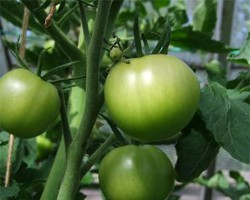
#> input picture data/test/riped/riped_tomato_10.jpeg, 250 x 200 px; its folder holds only this picture in this run
$ jupyter execute data_prep.ipynb
#> lines starting #> are read from the running program, lines starting #| are printed output that depends on the picture
# preprocessing tomato images(ripe / unripe)

Thực hiện tiền xử lý ảnh

Cấu trúc:
- Cấu hình đường dẫn
- Kiểm tra số lượng ảnh ban đầu
- Hiện thị mẫu ảnh
- Hàm xử lý (resize, normalize, validate)
- Xử lý toàn bộ dataset
- Tạo báo cáo

[cell 1]
import sys
print(sys.executable)

[cell 2]
# Imports và Config
import os
from pathlib import Path
import cv2
import numpy as np
import matplotlib.pyplot as plt
from tqdm import tqdm
import json
import pandas as pd

# === CONFIGURE THESE PATHS ===
BASE_DIR = Path(__file__).resolve().parent if "__file__" in locals() else Path.cwd().parent #Lấy đường dẫn Gốc

# Định nghĩa các thư mục chính
DATA_DIR = BASE_DIR / "data"
PROCESSED_DIR = BASE_DIR / "processed_data"
SAVE_PROCESSED = True
IMAGE_SIZE = (224, 224) # quy dinh kich thuc cho anh

# Kiểm tra xác thực
DATA_DIR = Path(DATA_DIR)
PROCESSED_DIR = Path(PROCESSED_DIR)
assert DATA_DIR.exists(), f"DATA_DIR does not exist: {DATA_DIR}"

# Tạo thư mục đã xử lý nếu chưa có
if SAVE_PROCESSED:
    PROCESSED_DIR.mkdir(parents=True, exist_ok=True)

print('DATA_DIR =', DATA_DIR)
print('PROCESSED_DIR =', PROCESSED_DIR)
print('IMAGE_SIZE =', IMAGE_SIZE)
print('SAVE_PROCESSED =', SAVE_PROCESSED)

[cell 3]
# Danh sách các nhóm và số lượng trong train/val/test
splits = ['train', 'val', 'test']
classes = set()
counts = []
for s in splits:
    p = DATA_DIR / s
    # print(p)
    row = {'split': s}
    if not p.exists():
        print('Warning: missing', p)
        continue
    for cls in sorted([d.name for d in p.iterdir() if d.is_dir()]):
        classes.add(cls)
        c = sum(1 for _ in (p/cls).glob('*') if (_).is_file())
        row[cls] = int(c)
    counts.append(row)
# Hiển thị bảng
df_counts = pd.DataFrame(counts).fillna(0)
numeric_cols = [c for c in df_counts.columns if c != 'split']
print('Classes detected:', sorted(list(classes)))
df_counts

[cell 4]
# Hiển Thị ảnh mẫu
import random

def show_samples(data_dir, split, classes, n_per_classes=2):
#> called with split = 'train', n_per_classes = 2
    fig_rows = len(classes)
    fig_cols = n_per_classes
    plt.figure(figsize=(4*fig_cols, 3*fig_rows))
    i = 1
    for cls in classes:
        folder = Path(data_dir)/split/cls
        imgs = [p for p in folder.glob('*') if p.is_file()]
        if len(imgs) == 0:
            continue
        sample = random.sample(imgs, min(n_per_classes, len(imgs)))
        for s in sample:
            img = cv2.imread(str(s))
#> img is the input picture: shape (200, 250, 3); mean B, G, R 55.8, 98.3, 74
            if img is None:
                continue
            img = cv2.cvtColor(img, cv2.COLOR_BGR2RGB)
            plt.subplot(fig_rows, fig_cols, i)
            plt.imshow(img)
            plt.axis('off')
            plt.title(f"{split}/{cls}/{s.name}")
            i += 1
    plt.show()
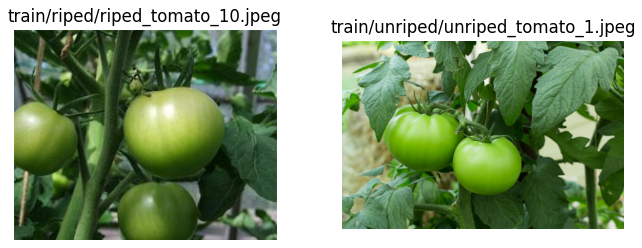
#> figure drawn by matplotlib, 2 panels

classes_sorted = sorted(list(classes))
for sp in splits:
    print('---', sp, '---')
    show_samples(DATA_DIR, sp, classes_sorted, n_per_classes=2)

[cell 5]
# Preprocessing utilities: open, validate, resize, normalize, save
from PIL import Image
import traceback

def read_image(path):
    path = str(path)
    img = cv2.imread(path, cv2.IMREAD_UNCHANGED)

    if img is None:
        try:
            pil = Image.open(path).convert('RGB')
            return np.array(pil)
        except Exception as e:
            print(f"Cannot read (PIL) {path}: {e}")
            return None

    # If cv2 loads a grayscale image (1 channel) -> convert to 3-channel RGB
    if len(img.shape) == 2:  # grayscale
        img = cv2.cvtColor(img, cv2.COLOR_GRAY2RGB)
        return img

    # If image has 4 channels (e.g., PNG with alpha)
    if img.shape[2] == 4:
        try:
            img = cv2.cvtColor(img, cv2.COLOR_BGRA2RGB)
            return img
        except Exception:
            # fallback: drop alpha
            img = img[:, :, :3]
            img = cv2.cvtColor(img, cv2.COLOR_BGR2RGB)
            return img

    # Normal 3-channel BGR -> convert to RGB
    if img.shape[2] == 3:
        img = cv2.cvtColor(img, cv2.COLOR_BGR2RGB)
        return img

    # Unexpected channel count
    print(f"Unsupported channel count ({img.shape}) for {path}")
    return None

def is_too_small(img, min_pixels=32*32):
    h, w = img.shape[:2]
    return (h*w) <min_pixels

def preprocess(img, size = IMAGE_SIZE, normalize=True):
    # img: RGB numpy array
    h, w = img.shape[:2]
    #resize
    img_resized = cv2.resize(img, size, interpolation=cv2.INTER_LINEAR)
    if normalize:
        img_resized = img_resized.astype('float32') / 255.0
    return img_resized

# [77 lines left out: function save_image_uint8_safe, not called in this run]

[cell 6]
# Xử lý tất cả ảnh và lưu vào PROCESS_DIR nếu SAVE_PROCESSED==True
report = {'train':{}, 'val':{}, 'test':{}, 'errors':[]}

for sp in splits:
    src_split = DATA_DIR / sp
    dst_split = PROCESSED_DIR / sp
    if not src_split.exists():
        print('Skip missing', src_split)
        continue
    for cls in sorted([d.name for d in src_split.iterdir() if d.is_dir()]):
        src_folder = src_split / cls
        dst_folder = dst_split / cls
        dst_folder.mkdir(parents=True, exist_ok=True)

        imgs = [p for p in src_folder.glob('*') if p.is_file()]
        report[sp][cls] = {'total_before': len(imgs), 'processed': 0, 'skipped': 0}

        for p in tqdm(imgs, desc=f"Processing {sp}/{cls}"):
            img = read_image(p)
            if img is None:
                report['errors'].append({'path': str(p), 'error': 'cannot_read'})
                report[sp][cls]['skipped'] += 1
                continue
            if is_too_small(img):
                report['errors'].append({'path': str(p), 'error': 'too_small'})
                report[sp][cls]['skipped'] += 1
                continue
            out_name = p.stem + '.jpg'
            out_path = dst_folder / out_name

            # Nếu ảnh tồn tại thì bỏ qua
            if out_path.exists():
                report[sp][cls]['skipped'] += 1
                continue
            processed = preprocess(img, size=IMAGE_SIZE, normalize=True)
            # Save
            if SAVE_PROCESSED:
                ok = save_image_uint8_safe(processed, out_path, global_report=report)
                if not ok:
                    print("Failed to save:", out_path)
            report[sp][cls]['processed'] += 1
# Tóm tắt
print('Processing finished.')
# Số lượng mỗi lần chia tách sau khi xử lý (report)
rows = []
#> rows = []
for sp in ['train', 'val', 'test']:
    for cls, info in report[sp].items():
        rows.append(
            {'split':sp, 'class':cls, 'total_before': info['total_before'], 'processed': info['processed'], 'skipped': info['skipped']}
        )
#> after the loop, rows = 2 items
df_report = pd.DataFrame(rows)
#> df_report = table of 2 rows and 5 columns
df_report
#> Out = table of 2 rows and 5 columns

[cell 7]
# Lưu report JSON + CSV
(PROCESSED_DIR).mkdir(parents=True, exist_ok=True)
with open(PROCESSED_DIR / 'report.json','w', encoding='utf-8') as f:
    json.dump(report, f, indent=2, ensure_ascii=False)

df_report.to_csv(PROCESSED_DIR / 'report.csv', index=False)
print('Reports saved to', PROCESSED_DIR)

# Hiển thị một vài ảnh
for sp in splits:
    for cls in classes_sorted:
        folder = PROCESSED_DIR / sp / cls
        if folder.exists():
            samples = list(folder.glob('*'))[:3]
            if len(samples)==0:
                continue
            plt.figure(figsize=(8,3))
            for i,s in enumerate(samples):
                img = read_image(s)
                if img is None:
                    continue
                img_proc = preprocess(img, size=IMAGE_SIZE, normalize=False)  # show in 0-255
#> in preprocess, `img_resized = cv2.resize(img, size, interpolation=cv2.INTER_LINEAR)`:
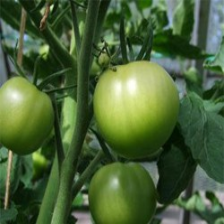
#> img_resized: shape (224, 224, 3); mean R, G, B 73.8, 98.2, 55.6
